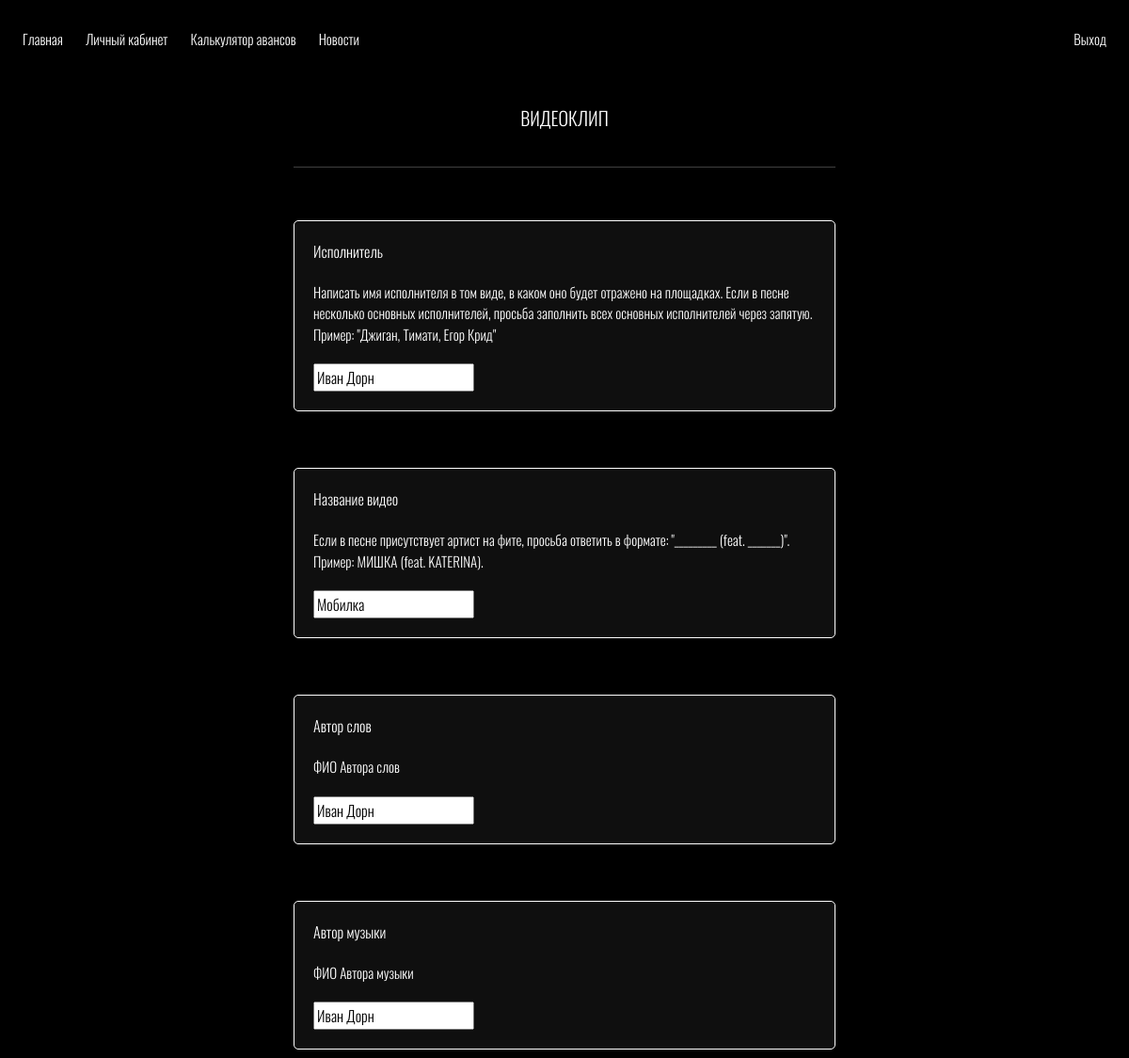
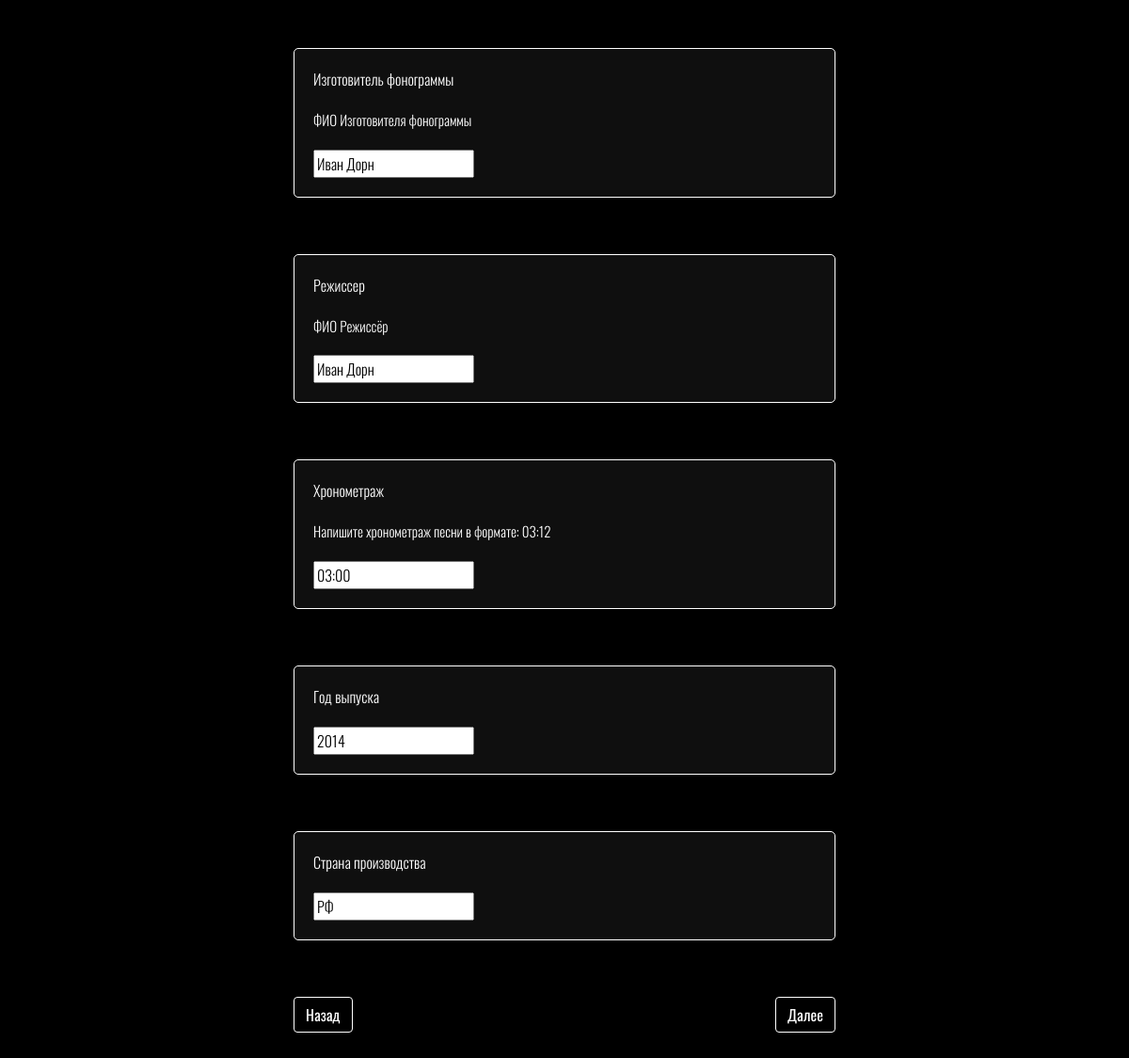
Page /documents/video/ (signed in) on the earlier database version (2 pictures, top to bottom).
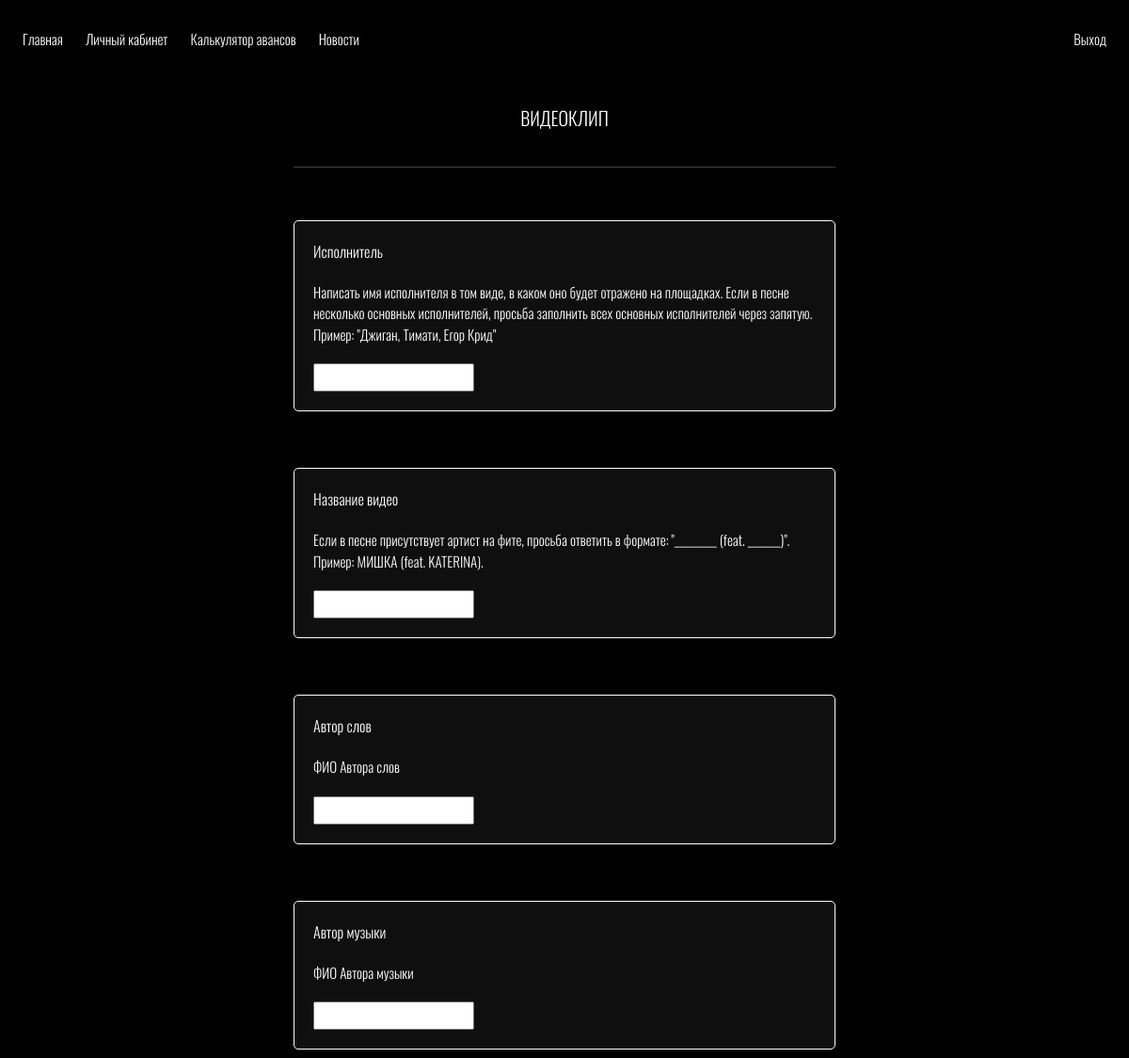
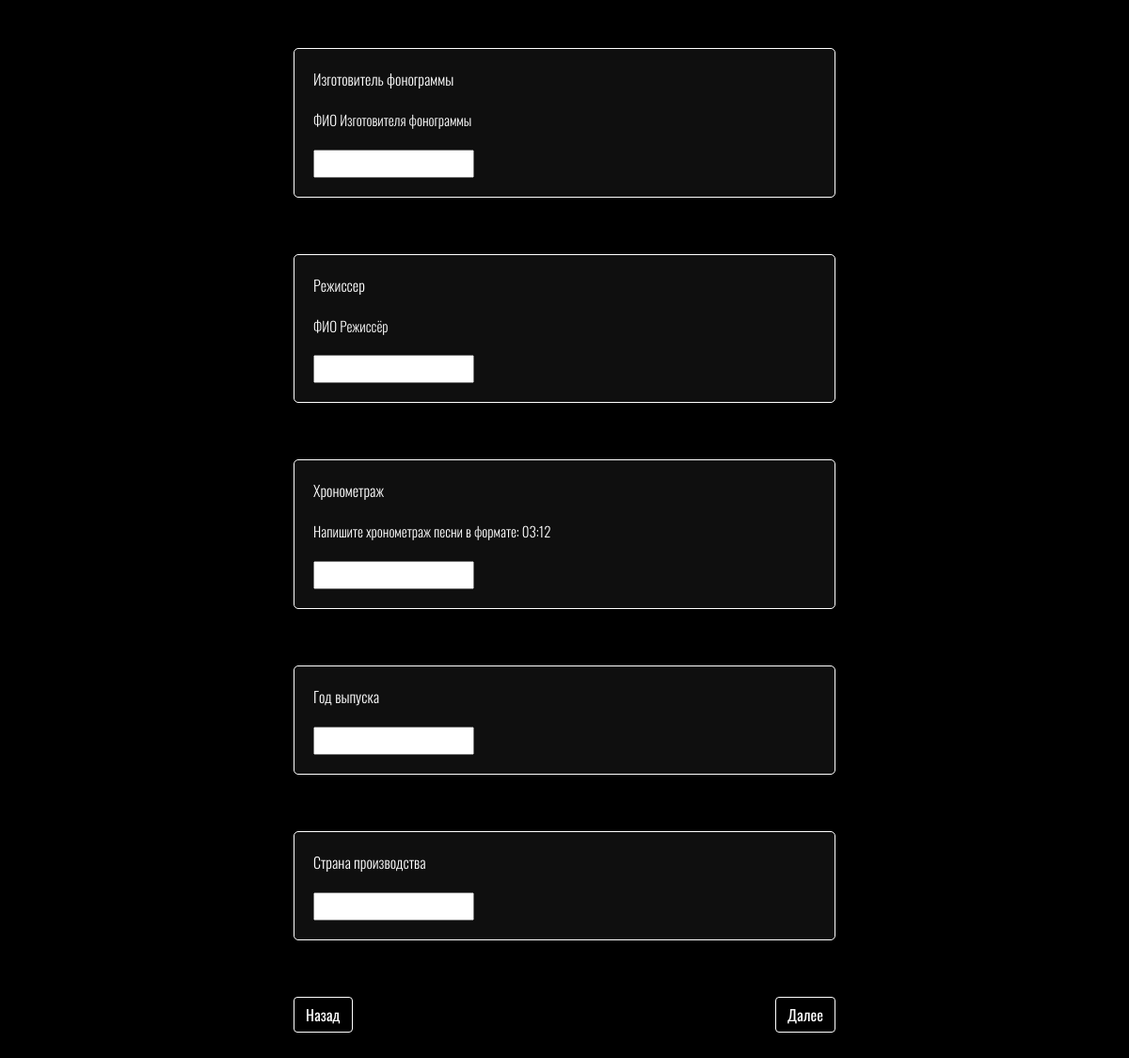
Same page on the later database version (2 pictures, top to bottom).
### documents/models.py (models this page shows)
class VideoDocs(models.Model):
    songers = models.CharField(max_length=100, verbose_name='Исполнитель')
    video_title = models.CharField(max_length=100, verbose_name='Название видео')
    words_author = models.CharField(max_length=100, verbose_name='Автор слов')
    music_author = models.CharField(max_length=100, verbose_name='Автор музыки')
    phon_maker = models.CharField(max_length=100, verbose_name='Изготовитель фонограммы')
    director = models.CharField(max_length=100, verbose_name='Режиссер')
    timing = models.CharField(max_length=5, verbose_name='Хронометраж')
    release_year = models.CharField(max_length=4, verbose_name='Год выпуска')
    production_country = models.CharField(max_length=100, verbose_name='Страна производства')
    user = models.ForeignKey(User, on_delete=models.CASCADE, null=True)

### documents/views.py (the view, shortened to what this page needs)
# urls.py: path('video/', VideoDocsView.as_view(), name='d_video'),
class VideoDocsView(LoginRequiredMixin, FormView):
    template_name = 'documents/video.html'
    form_class = VideoDocsForm
    form_title = 'Видеоклип'
    def get(self, request, *args, **kwargs):
        user = User.objects.get(username = request.user)
        objects = VideoDocs.objects.filter(user_id = user.id).values()
        if len(objects) != 0:
            for item in objects:
                data = item
            data['user'] = user
            form = self.form_class(initial = data)
        else:
            form = self.form_class(initial = {'user': user})
        return render(request, self.template_name, {'form': form, 'form_title': self.form_title})

### documents/forms.py
class VideoDocsForm(ModelForm):
    class Meta:
        model = VideoDocs
        fields = ('songers', 'video_title', 'words_author', 'music_author', 'phon_maker', 'director', 'timing', 'release_year', 'production_country', 'user',)
        widgets = {
            'user': HiddenInput,
        }
        help_texts = {
            'songers':'Написать имя исполнителя в том виде, в каком оно будет отражено на площадках. Если в песне несколько основных исполнителей, просьба заполнить всех основных исполнителей через запятую. Пример: "Джиган, Тимати, Егор Крид"',
            'video_title': 'Если в песне присутствует артист на фите, просьба ответить в формате: "_________ (feat. _______)". Пример: МИШКА (feat. KATERINA).',
            'words_author': 'ФИО Автора слов',
            'music_author': 'ФИО Автора музыки',
            'phon_maker': 'ФИО Изготовителя фонограммы',
            'director': 'ФИО Режиссёр',
            'timing': 'Напишите хронометраж песни в формате: 03:12',
        }

### documents/templates/documents/video.html
{% extends 'base.html' %}
{% load static %}
{% block header %}
{% include '_nav.html' %}
{% endblock %}
{% block body %}
{% include 'vertical_form.html' %}
{% endblock %}

### templates/inc/vertical_form.html (shortened to what this page needs)
{% load static %}
<div class="container-xxl !direction !spacing">
    <div class="row ${1| ,row-cols-2,row-cols-3, auto,justify-content-md-center,|}">
        <div class="col-md-6 col-sm-8 col-10 release-header">
            <h5>{{ form_title }}</h5><hr>
        </div>
    </div>
    <form method="POST" action="" novalidate enctype="multipart/form-data">
        <div class="row ${1| ,row-cols-2,row-cols-3, auto,justify-content-md-center,|}">
            <div class="col-md-6 col-sm-8 col-10 release-form">
                {% for item in form.visible_fields %}
                    <div>
                        <p>{{ item.label }}</p>
                        {% autoescape off %}
                        <p style="font-size: 15px;">{{ item.help_text }}</p>
                        {% endautoescape %}
                        <p>{{ item }}</p>
                    </div>
                {% endfor %}
            </div>
        </div>
        <div class="row ${1| ,row-cols-2,row-cols-3, auto,justify-content-md-center,|}">
            <div class="col-md-6 col-sm-8 col-10 release-button">
                <button class="btn button" type="button" onclick="history.back();">Назад</button>
                <button class="btn button" type="submit">Далее</button>
            </div>
        </div>
    </form>
</div>

Differences in the rows shown:
removed VideoDocs: visible_fields "Иван Дорн" "Мобилка" "Иван Дорн" "Иван Дорн" "Иван Дорн" "Иван Дорн" "03:00" "2014" "РФ"
